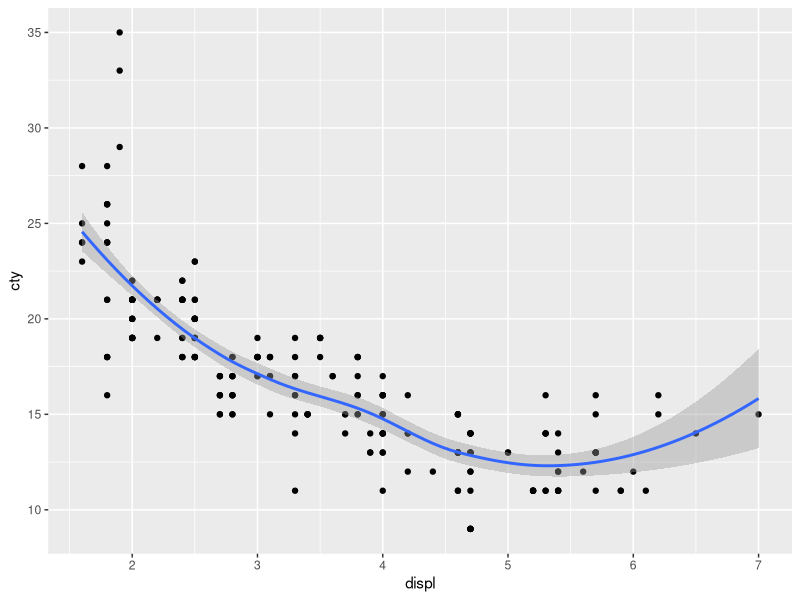
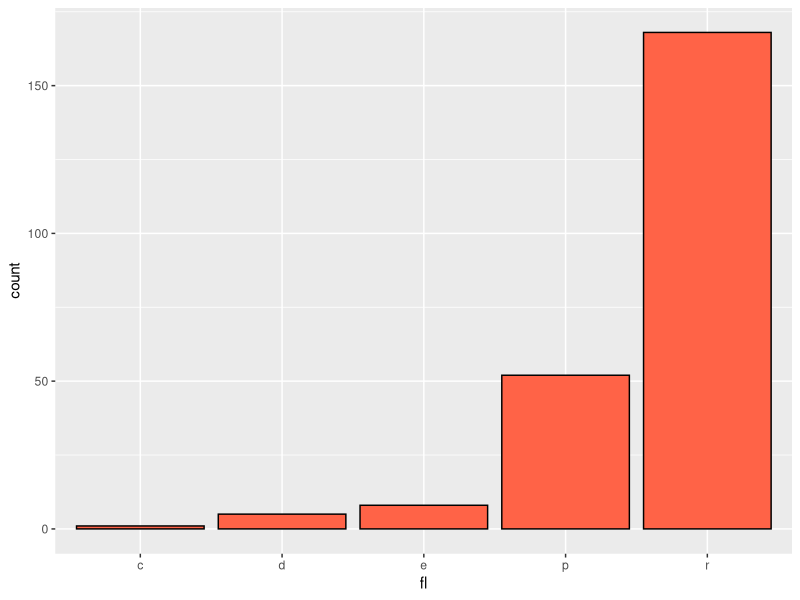
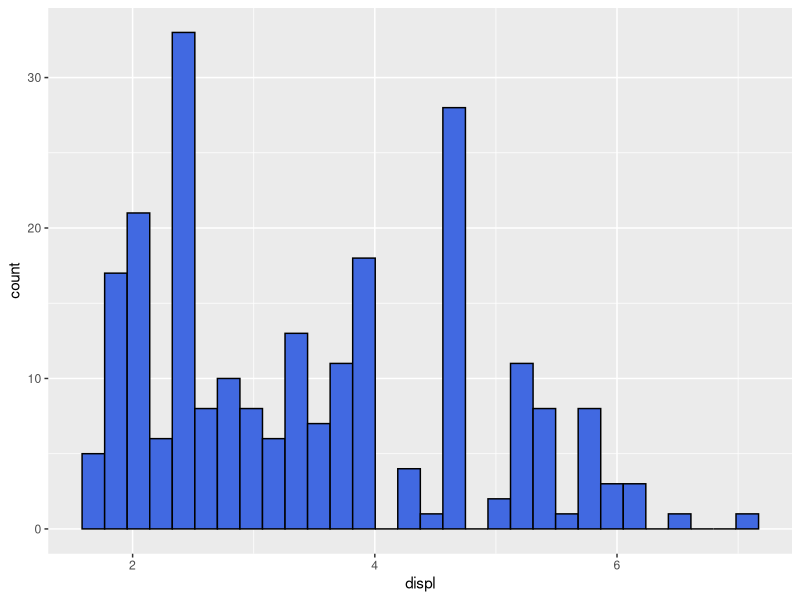
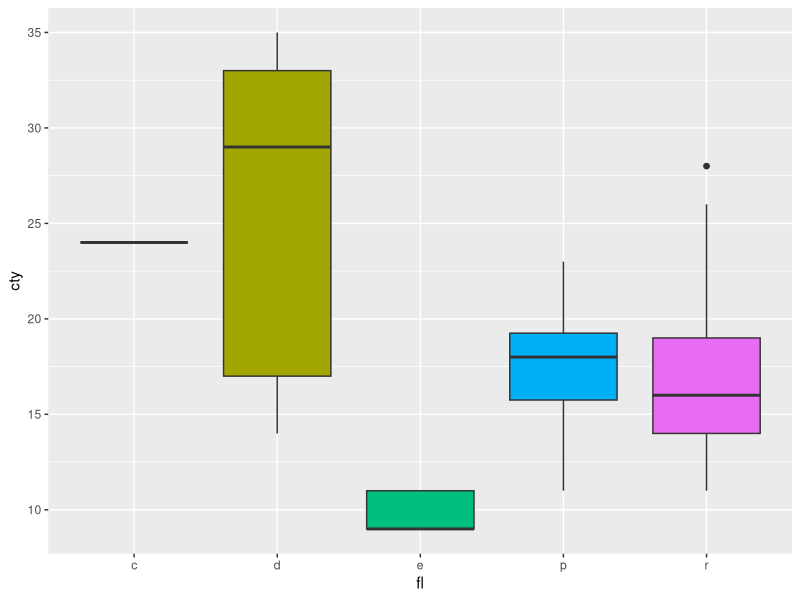
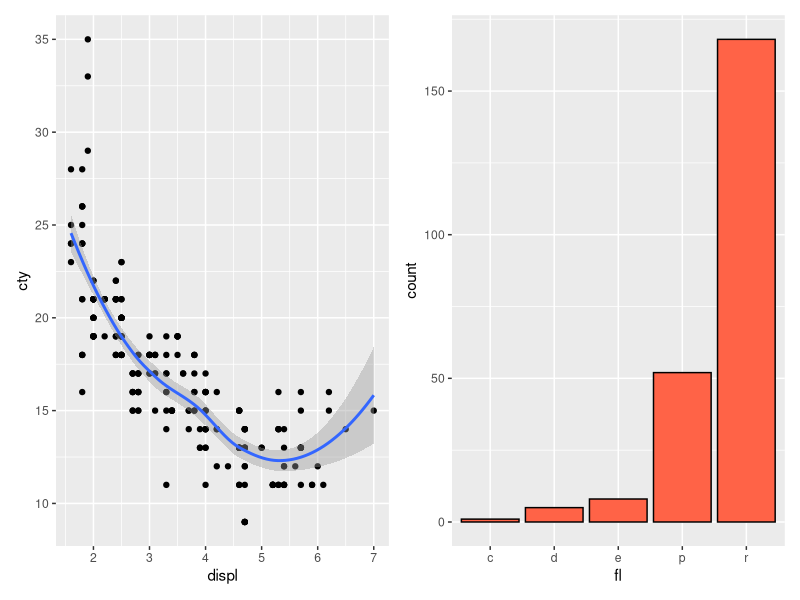
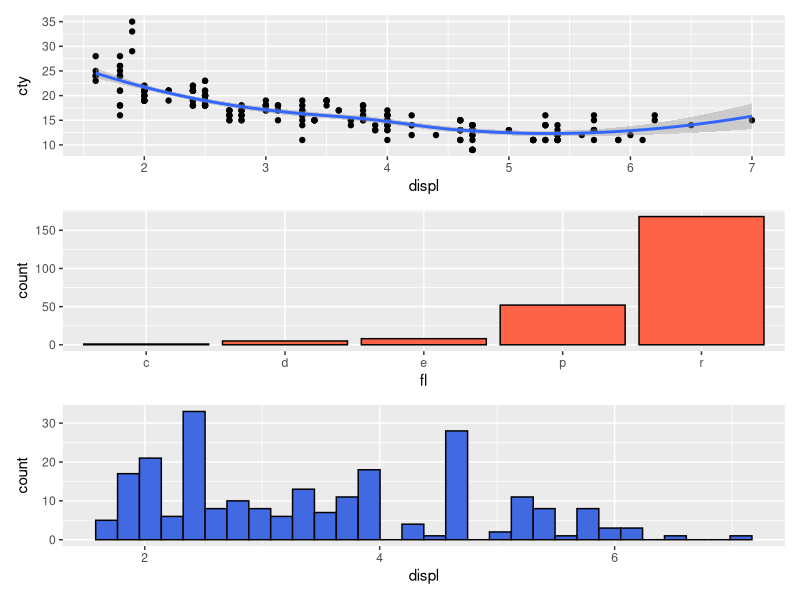
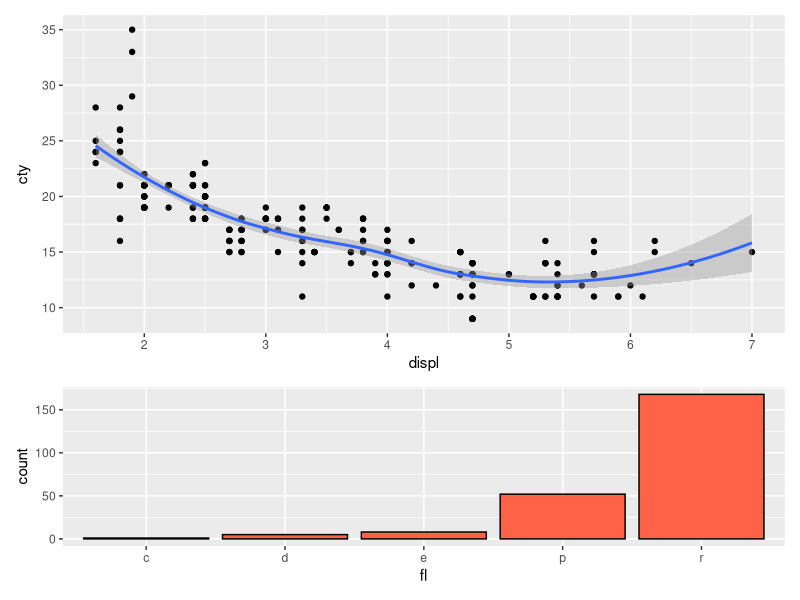
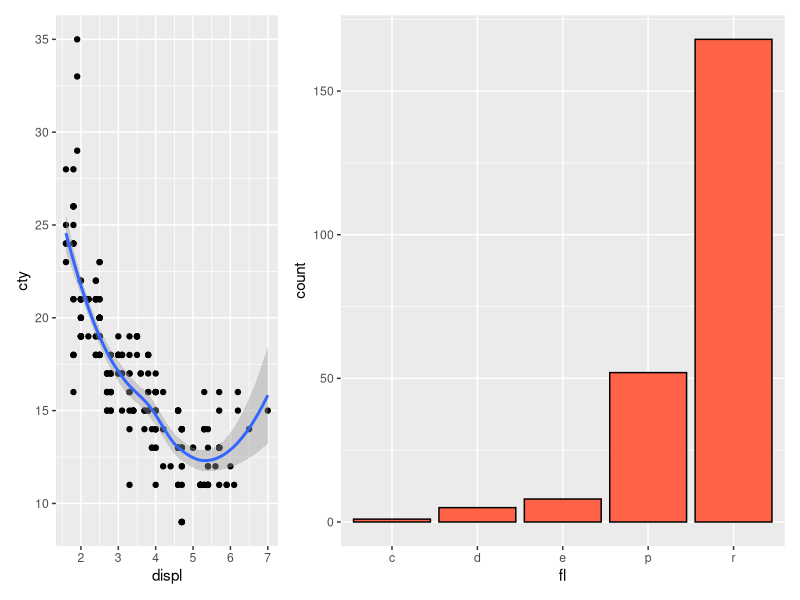

Source code (R) for these figures, in order:
# multi panel layouts in ggplot and other cool stuff
# November 8 2018
# AP

# preliminaries
library(ggplot2)
library(ggthemes)
d <- mpg
library(patchwork)

g1 <- ggplot(data = d,
             mapping = aes(x=displ, y=cty)) +
  geom_point() + 
  geom_smooth()
print(g1)

g2 <- ggplot(data=d,
             mapping = aes(x=fl,fill=I("tomato"),
                           color=I("black"))) +
  geom_bar(stat = "count") +
  theme(legend.position = "none")
print(g2)

g3 <- ggplot(data = d,
             mapping = aes(x=displ,
                           fill=I("royalblue"),
                           color=I("black"))) +
  geom_histogram()

print(g3)

g4 <- ggplot(data=d,
             mapping = aes(x=fl,
                           y=cty,
                           fill=fl)) +
  geom_boxplot() +
  theme(legend.position = "none")

print(g4)

# place 2 plots horizontally
g1 + g2

# place 3 plots vertically
g1 + g2 + g3 + plot_layout(ncol = 1)

# change realtive plotting area
g1 + g2 + 
  plot_layout(ncol = 1, heights = c(2,1)) # increase the space taken by the g1 plot

g1 + g2 +
  plot_layout(ncol = 2, widths = c(1,2)) # increase the space taken by the g2 plot

# add a spacer plot
g1 + plot_spacer() + g2

# use nested layouts
g1 + {
  g2+ {
    g3 + 
      g4 + 
      plot_layout(ncol=1)
  }
} + 
  plot_layout(ncol=1)

# operator - for subtrack placement
g1 + g2 -g3 +
  plot_layout(ncol = 1)

#/ and | for intuitive layouts
(g1 | g2 | g3)/g4
(g1 | g2)/(g3 | g4)

#  swapping axis orientation
g3a <- g3 + scale_x_reverse()
g3b <- g3 + scale_y_reverse()
g3c <- g3 + scale_x_reverse() + scale_y_reverse()
(g3 | g3a)/(g3b | g3c)

# coordinate flip
(g3 + coord_flip() | g3a + coord_flip())/(g3b + coord_flip() | g3c + coord_flip())

# mapping of aesthetics

# mapping of a discrete variable to color
m1 <- ggplot(data = mpg,
             mapping = aes(x=displ, y=cty, color=class)) + geom_point(size=3)
print(m1)

# mapping class to shape
m2 <- ggplot(data = mpg,
             mapping = aes(x=displ, y=cty, shape=class)) + geom_point(size=3)
print(m2)

# map discret variable to size
m3 <- ggplot(data = mpg,
             mapping = aes(x=displ, y=cty, size=class)) + geom_point()
print(m3)

# map a continuous variable to size
m4 <- ggplot(data = mpg,
             mapping = aes(x=displ, y=cty, size=hwy)) + geom_point()
print(m4)

# map a continuous variable to color
m5 <- ggplot(data = mpg,
             mapping = aes(x=displ, y=cty, color=hwy)) + geom_point()
print(m5)

# map multiple variables
m6 <- ggplot(data = mpg,
             mapping = aes(x=displ, y=cty, color=hwy, shape=class)) + geom_point()
print(m6)

# use shape for categories
m7 <- ggplot(data = mpg,
             mapping = aes(x=displ, y=cty, color=fl, shape=drv)) + geom_point()
print(m7)

# use all 3 (size, shape,color)
m8 <- ggplot(data = mpg,
             mapping = aes(x=displ, y=cty, color=fl, shape=drv,size=hwy)) + geom_point()
print(m8)

# faceting features of ggplot to add additional attributes

# basic faceting rows, cols
m1 <- ggplot(data=mpg,
             mapping = aes(x=displ, y=cty)) + geom_point() + 
  facet_grid(class~fl)
print(m1)

# free scales
m1 + facet_grid(class~fl, scales = "free_y")

m1 + facet_grid(class~fl, scales = "free")

# plot just with rows or columns
m1 + facet_grid(.~class)
m1 + facet_grid(class~.)

# facet wrap versus facet grid
m1 + facet_grid(.~class)
m1 + facet_wrap(~class)
m1 + facet_wrap(~class+fl)
m1 + facet_wrap(~class+fl,drop = FALSE)

# facet with other aesthetics
m1 <- ggplot(data=mpg,
             mapping = aes(x=displ,y=cty,color=drv)) +
  geom_point()
m1 + facet_grid(.~class)

# switch to other geoms
m1 <- ggplot(data=mpg,
             mapping = aes(x=displ,y=cty,color=drv)) +
  geom_smooth(se=FALSE, method = "lm")
m1 + facet_grid(.~class)

# fit with a boxplot over a continuous variable
m1 <- ggplot(data=mpg,
             mapping = aes(x=displ,y=cty,color=drv)) +
  geom_boxplot()
m1 + facet_grid(.~class)

# add a group and fill mapping
m1 <- ggplot(data=mpg,
             mapping = aes(x=displ,y=cty,fill=drv,group=drv)) +
  geom_boxplot()
m1 + facet_grid(.~class)

# additional control over aesthetics
d <- mpg
p1 <- ggplot(d, mapping = aes(x=displ,y=hwy)) + 
  geom_point() + geom_smooth()
print(p1)

# break out diferent drive types
p1 <- ggplot(d, mapping = aes(x=displ,y=hwy,group=drv)) + 
  geom_point() + geom_smooth()
print(p1)

# break out with color
p1 <- ggplot(d, mapping = aes(x=displ,y=hwy, color=drv)) + 
  geom_point() + geom_smooth() # more useful representation
print(p1)

# change fill
p1 <- ggplot(d, mapping = aes(x=displ,y=hwy,fill=drv)) + 
  geom_point() + geom_smooth()
print(p1)

# get both effects
p1 <- ggplot(d, mapping = aes(x=displ,y=hwy,fill=drv,color=drv)) + 
  geom_point() + geom_smooth()
print(p1)

# use aesthetics mappings within geoms to override initial settings
p1 <- ggplot(d, mapping = aes(x=displ,y=hwy, color=drv)) + 
  geom_point(data=d[d$drv=="4",]) + geom_smooth()
print(p1)

# map for smoother, not points
p1 <- ggplot(d,aes(x=displ,y=hwy)) + 
  geom_point(mapping = aes(color=drv)) + geom_smooth()
print(p1)

# bar plots
table(d$drv)

p1 <- ggplot(d,aes(x=drv)) + 
  geom_bar(color="black", fill = "goldenrod")
print(p1)

p1 <- ggplot(d, aes(x=drv, fill = fl)) + geom_bar()
print(p1)

# stack bar and adjust color transparency
p1 <- ggplot(d, aes(x=drv, fill=fl)) + 
  geom_bar(alpha = 1/4, position = "identity")
print(p1)

# use stacking with proportions adjusted
p1 <- ggplot(d,aes(x=drv,fill=fl)) + 
  geom_bar(position = "fill")
print(p1)

# best for mapping is to use dodge for multiple bars
p1 <- ggplot(d,aes(x=drv, fill=fl)) +
  geom_bar(position = "dodge",colors = "black", size = 1)
print(p1)

# plotting averages as bars
dTiny <- tapply(X=d$hwy, INDEX = as.factor(d$fl), FUN=mean)
dTiny <- data.frame(hwy=dTiny)
dTiny <- cbind(fl=rownames(dTiny),dTiny)

p2 <- ggplot(dTiny,aes(x=fl, y=hwy, fill=fl)) + geom_col()
print(p2)

# put into a boxplot for more info

p1 <- ggplot(d, aes(x=fl, y=hwy, fill=fl)) + geom_boxplot()
print(p1)

# overlay with raw data
p1 <- ggplot(d, aes(x=fl, y=hwy, fill=fl)) + geom_boxplot() + geom_point()
print(p1)

p1 <- ggplot(d, aes(x=fl, y=hwy, fill=fl)) + geom_boxplot(fill="thistle", outlier.shape = NA) + geom_point(position=position_jitter(width = 0.2, height = 0.7),color="grey60")
print(p1)
